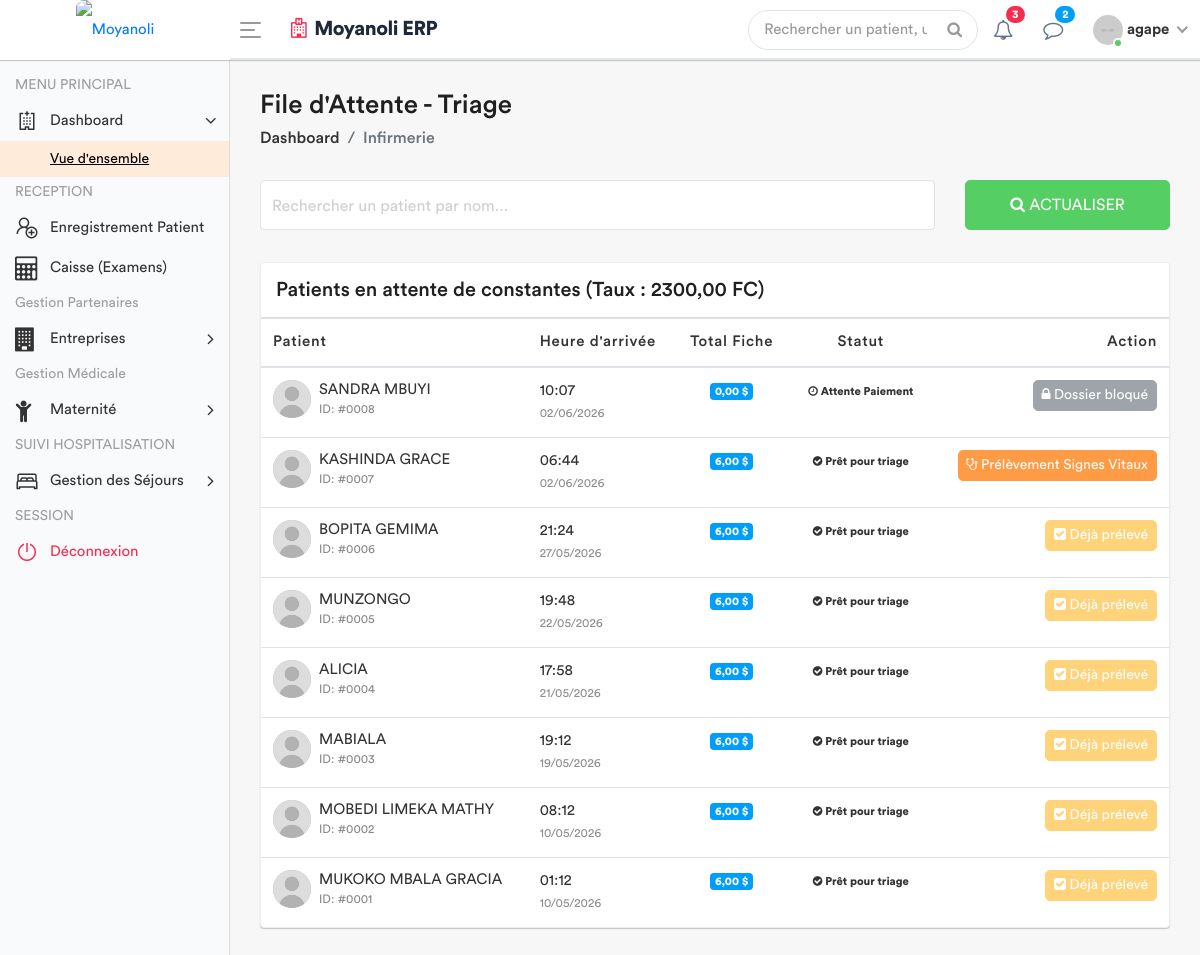
/infirmerie/attente/ (signed in), run on an earlier commit of the app's database.
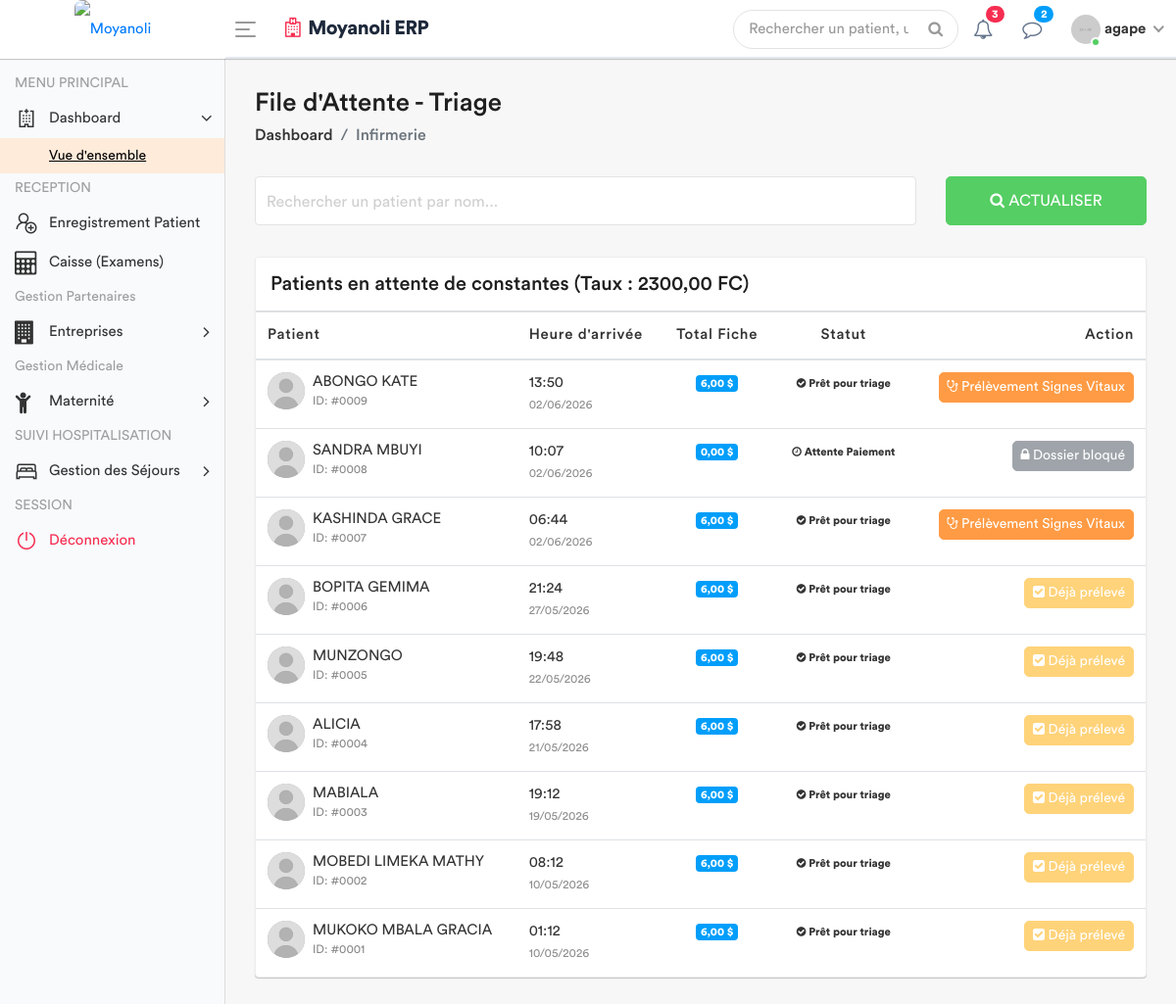
And on a later commit of the database.
### apps/models.py (models this page shows, shortened)
class Patient(models.Model):
    code_patient = models.CharField(max_length=20, unique=True, editable=False)
    noms = models.CharField(max_length=100)
    service = models.ForeignKey('Service', on_delete=models.PROTECT, related_name='patients', null=True)
    sexe = models.CharField(max_length=1, choices=[('M', 'Masculin'), ('F', 'Féminin')])
    age = models.CharField(max_length=30)
    adresse = models.TextField()
    telephone = models.CharField(max_length=20)
    fiche_payee = models.BooleanField(default=False) # Pour le 1er passage
    created_by = models.ForeignKey(User, on_delete=models.SET_NULL, null=True, related_name='patients_crees')
    date_creation = models.DateTimeField(auto_now_add=True)
    date_modification = models.DateTimeField(auto_now=True)

### apps/views.py (the view)
# urls.py: path('infirmerie/attente/', views.liste_attente_triage, name='liste_attente_triage'),
@login_required
def liste_attente_triage(request):
    config = ConfigurationHopital.objects.first()
    taux = config.taux_usd_en_cdf if config else 2300.00
    patients_liste = Patient.objects.all().order_by('-date_creation')
    for patient in patients_liste:
        paiements = Paiement.objects.filter(patient=patient, service='FICHE')
        total_usd = 0
        for p in paiements:
            if p.devise == 'USD':
                total_usd += p.montant_verse
            else:
                total_usd += (p.montant_verse / taux)
        patient.total_fiche_usd = total_usd
        patient.a_solde_fiche = total_usd >= 6.00
        patient.a_signes_vitaux_deja_pris = SigneVital.objects.filter(patient=patient).exists()
    role = Fonction.objects.filter(userKey=request.user).first()
    fonctionKey = role.fonctionKey.roleName if role else None
    return render(request, 'back-end/infirmerie/liste_attente.html', {
        'patients': patients_liste,
        'taux': taux,
        'fonctionKey': fonctionKey
    })

### apps/templates/back-end/infirmerie/liste_attente.html (shortened to what the changed rows need)
<!DOCTYPE html>
{% load static %}
<html lang="fr">
    <head>
        {% include 'back-end/includes/css.html' %}
    </head>
    <body>
        <div class="main-wrapper">
            <div class="page-wrapper">
                <div class="content container-fluid">
                    <div class="card card-table mt-3">
                        <div class="card-body">
                            <div class="table-responsive">
                                <table class="table table-hover table-center mb-0" id="patientTable">
                                    <thead>
                                        <tr>
                                            <th>Patient</th>
                                            <th>Heure d'arrivée</th>
                                            <th class="text-center">Total Fiche</th>
                                            <th class="text-center">Statut</th>
                                            <th class="text-right">Action</th>
                                        </tr>
                                    </thead>
                                    <tbody>
                                        {% for patient in patients %}
                                        <tr>
                                            <td>
                                                <h2 class="table-avatar">
                                                    <a href="#" class="avatar avatar-sm mr-2">
                                                        <img class="avatar-img rounded-circle" src="{% static 'back-end/assets/img/user.jpg' %}" alt="User">
                                                    </a>
                                                    <a href="#">{{ patient.noms }} <span>ID: #{{ patient.id|stringformat:"04d" }}</span></a>
                                                </h2>
                                            </td>
                                            <td>{{ patient.date_creation|date:"H:i" }} <br><small class="text-muted">{{ patient.date_creation|date:"d/m/Y" }}</small></td>
                                            <td class="text-center">
                                                <span class="badge badge-info">{{ patient.total_fiche_usd|floatformat:2 }} $</span>
                                            </td>
                                            <td class="text-center">
                                                {% if patient.a_solde_fiche %}
                                                    <span class="badge badge-success-border"><i class="fa fa-check-circle"></i> Prêt pour triage</span>
                                                {% else %}
                                                    <span class="badge badge-danger-border"><i class="fa fa-clock-o"></i> Attente Paiement</span>
                                                {% endif %}
                                            </td>
                                            <td class="text-right">
                                                {% if not patient.a_solde_fiche %}
                                                    <button class="btn btn-secondary btn-sm" disabled title="Le patient doit d'abord solder la fiche (6 USD)">
                                                        <i class="fa fa-lock"></i> Dossier bloqué
                                                    </button>
                                                {% elif patient.a_signes_vitaux_deja_pris %}
                                                    <button class="btn btn-warning btn-sm" disabled title="Les signes vitaux ont déjà été saisis pour ce patient">
                                                        <i class="fa fa-check-square"></i> Déjà prélevé
                                                    </button>
                                                {% else %}
                                                    <a href="{% url 'saisir_signes' patient.id %}" class="btn btn-primary btn-sm">
                                                        <i class="fa fa-stethoscope"></i> Prélèvement Signes Vitaux
                                                    </a>
                                                {% endif %}
                                            </td>
                                        </tr>
                                        {% empty %}
                                        <tr>
                                            <td colspan="5" class="text-center py-4">
                                                <div class="text-muted">Aucun patient dans la file d'attente.</div>
                                            </td>
                                        </tr>
                                        {% endfor %}
                                    </tbody>
                                </table>
                            </div>
                        </div>
                    </div>
                </div>
            </div>
        </div>
    </body>
</html>

What changed in the data, as far as the page shows it:
added Patient: noms "ABONGO KATE", id "0009", date_creation "13:50", date_creation "02/06/2026", total_fiche_usd "6,00", shows "Prêt pour triage", shows "Prélèvement Signes Vitaux"
